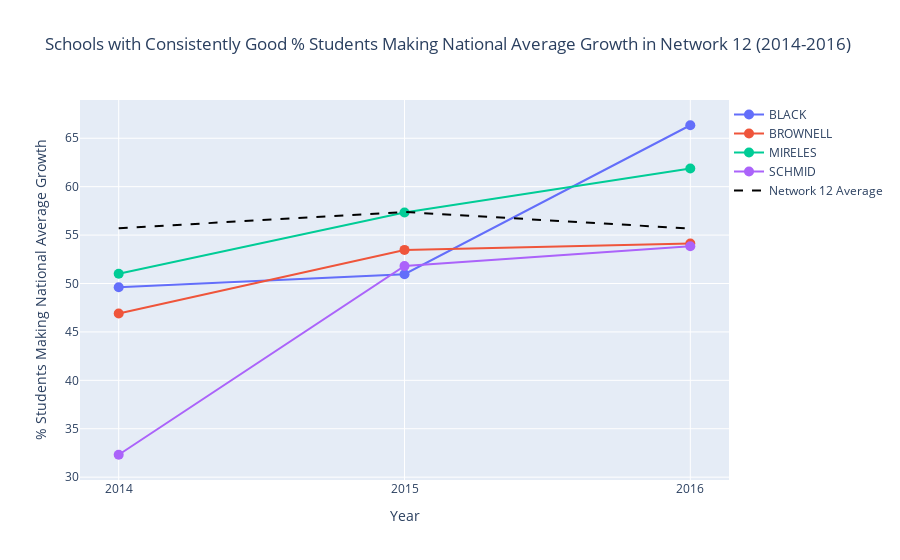

Notebook code cell kept with this figure:
### Code cell
# Calculate the overall average '% Students Making National Average Growth' for Network 12 for each year
network_12_avg = school_avg_growth_network_12[['2014 % Students Making National Average Growth', 
                                               '2015 % Students Making National Average Growth', 
                                               '2016 % Students Making National Average Growth']].mean()
# Prepare data for plotting
traces = []

# Plotting each school's average growth that is consistently good in Network 12
for index, row in consistently_good_schools_network_12.iterrows():
    trace = go.Scatter(
        x=['2014', '2015', '2016'],
        y=row[['2014 % Students Making National Average Growth', '2015 % Students Making National Average Growth', '2016 % Students Making National Average Growth']],
        mode='lines+markers',
        name=row['School Name'],
        marker=dict(size=10)  
    )
    traces.append(trace)

# Adding the overall school average line for Network 12
average_line = go.Scatter(
    x=['2014', '2015', '2016'],
    y=network_12_avg,
    mode='lines',
    name='Network 12 Average',
    line=dict(color='black', dash='dash', width=2) 
)

traces.append(average_line)

layout = go.Layout(
    title='Schools with Consistently Good % Students Making National Average Growth in Network 12 (2014-2016)',
    xaxis=dict(title='Year'),
    yaxis=dict(title='% Students Making National Average Growth'),
    legend=dict(x=1, y=1),
    hovermode='closest'
)

fig = go.Figure(data=traces, layout=layout)
iplot(fig)

### Figure 1 — Plotly figure (JSON) as saved in the notebook; plotly's stock layout.template omitted (floating-point values rounded to 4 significant figures)
{"data": [{"marker": {"size": 10}, "mode": "lines+markers", "name": "BLACK", "type": "scatter", "x": ["2014", "2015", "2016"], "y": [49.61, 50.96, 66.34]}, {"marker": {"size": 10}, "mode": "lines+markers", "name": "BROWNELL", "type": "scatter", "x": ["2014", "2015", "2016"], "y": [46.9, 53.47, 54.13]}, {"marker": {"size": 10}, "mode": "lines+markers", "name": "MIRELES", "type": "scatter", "x": ["2014", "2015", "2016"], "y": [51.01, 57.33, 61.87]}, {"marker": {"size": 10}, "mode": "lines+markers", "name": "SCHMID", "type": "scatter", "x": ["2014", "2015", "2016"], "y": [32.31, 51.81, 53.85]}, {"line": {"color": "black", "dash": "dash", "width": 2}, "mode": "lines", "name": "Network 12 Average", "type": "scatter", "x": ["2014", "2015", "2016"], "y": [55.71, 57.38, 55.67]}], "layout": {"hovermode": "closest", "legend": {"x": 1, "y": 1}, "title": {"text": "Schools with Consistently Good % Students Making National Average Growth in Network 12 (2014-2016)"}, "xaxis": {"title": {"text": "Year"}}, "yaxis": {"title": {"text": "% Students Making National Average Growth"}}}}
